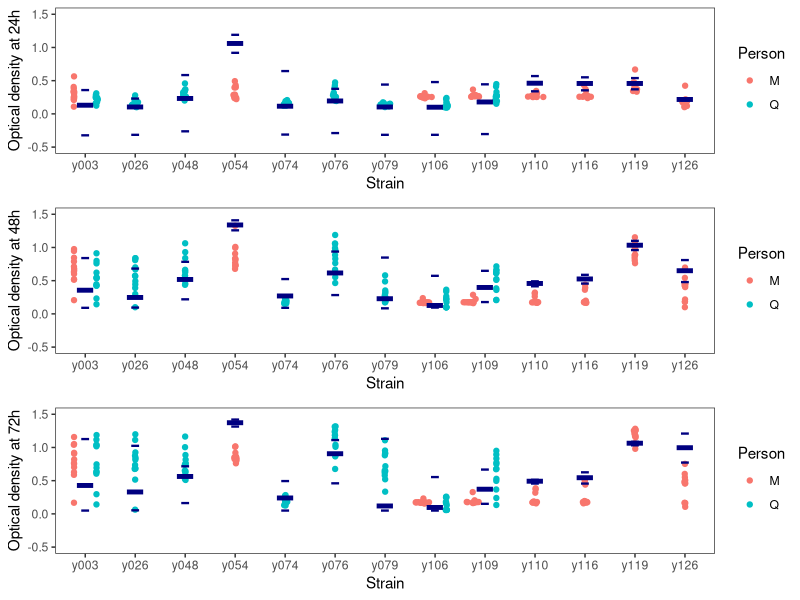
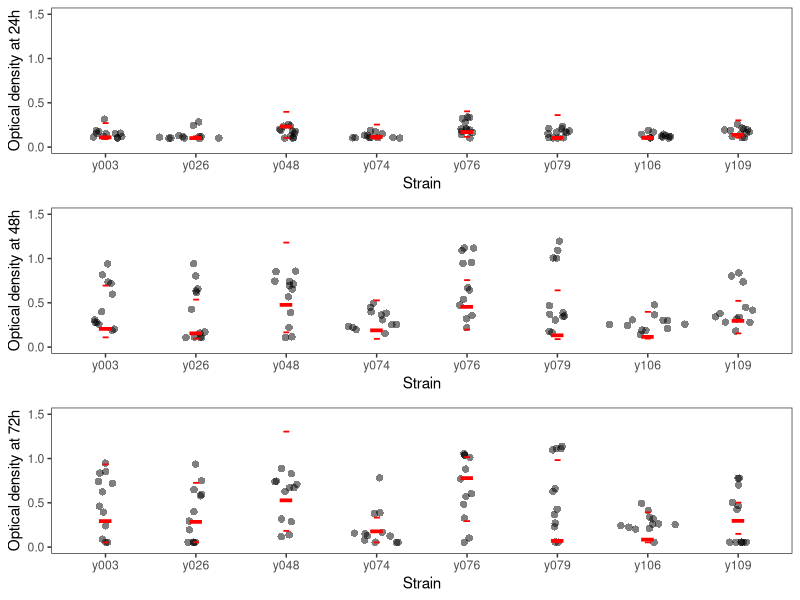
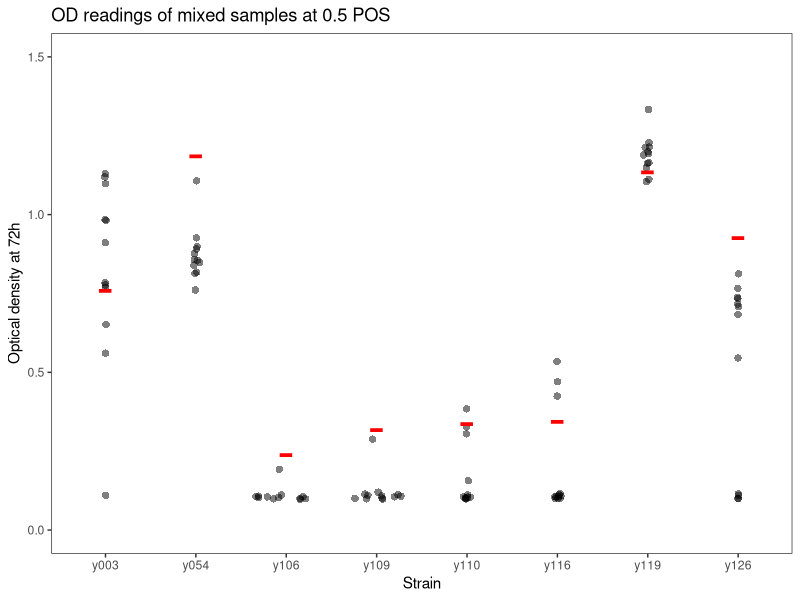
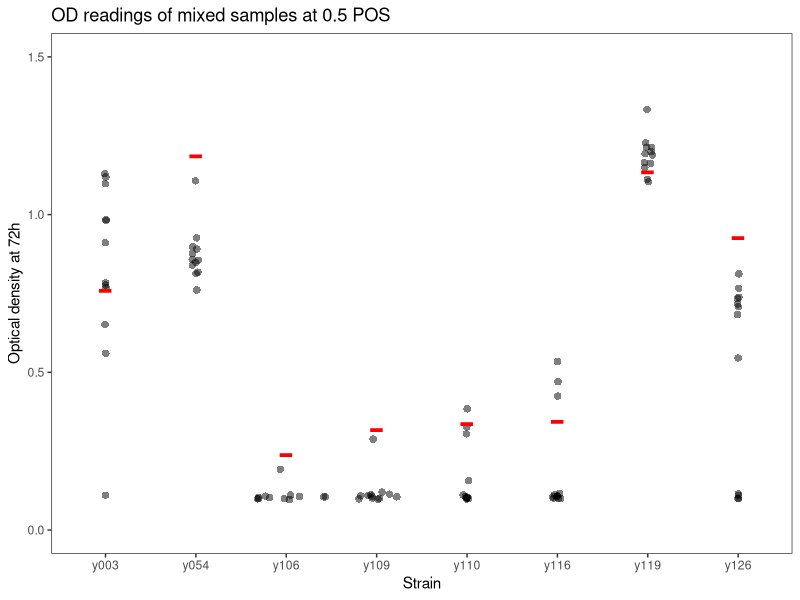

The R script that drew these images, in order:
## ---- chunk 1
knitr::opts_chunk$set(echo = TRUE)
## ---- chunk 2
#Analysis of strains evolved to 0.5 POS vs ancestral strains
##Subsetting the data, averaging between same replicates for evolved and all replicates for ancestral

library(dplyr)
library(ggplot2)
scratchpoint5POS_data <- read.csv("MandQ_MIC.csv") %>% 
  select(1:10) %>% 
  filter(Drug==0.5) %>% 
  filter(TechRep=="A" | TechRep=="B") %>% 
  filter(is.na(LevelEvolvedTo) | LevelEvolvedTo==0.5) 

colnames(scratchpoint5POS_data) <- c("Strain","Replicate","TechRep","Drug","LevelEvolvedTo","Time","OD_24h","OD_48h","OD_72h","Person")

point5POS_evolved <- scratchpoint5POS_data %>%
    filter(LevelEvolvedTo==0.5) %>% 
  group_by(Person,Strain,Replicate) %>% 
  summarise(avg24 = mean(OD_24h),avg48=mean(OD_48h),avg72=mean(OD_72h))


point5POS_ancestral <- scratchpoint5POS_data %>% 
  group_by(Strain) %>% 
  filter(is.na(LevelEvolvedTo)) %>% 
  summarise(med24 = median(OD_24h),med48=median(OD_48h),med72=median(OD_72h),min24=min(OD_24h),max24=max(OD_24h),min48=min(OD_48h),max48=max(OD_48h),min72=min(OD_72h),max72=max(OD_72h))

## ---- chunk 3
##Installing necessary Sina Plot packages

library(ggforce)

library(gridExtra)
## ---- chunk 4

##Creation of Sina plots, one for each time 

h24 <- ggplot(data=point5POS_evolved,mapping=aes(x=Strain,y=avg24,col=Person))+
  geom_sina()+
  geom_point(data=point5POS_ancestral,mapping=aes(x=Strain,y=med24),col="navy",size=17,pch="-")+
  geom_point(data=point5POS_ancestral,mapping=aes(x=Strain,y=min24),col="navy",size=8,pch="-")+
  geom_point(data=point5POS_ancestral,mapping=aes(x=Strain,y=max24),col="navy",size=8,pch="-")+
  xlab("Strain")+
  ylab("Optical density at 24h")+
  theme_bw()+
  theme(panel.grid.major = element_blank(), panel.grid.minor = element_blank())+
  ylim(-0.5,1.5)

h48 <- ggplot(data=point5POS_evolved,mapping=aes(x=Strain,y=avg48,col=Person))+
  geom_sina()+
  geom_point(data=point5POS_ancestral,mapping=aes(x=Strain,y=med48),col="navy",size=17,pch="-")+
  geom_point(data=point5POS_ancestral,mapping=aes(x=Strain,y=min48),col="navy",size=8,pch="-")+
  geom_point(data=point5POS_ancestral,mapping=aes(x=Strain,y=max48),col="navy",size=8,pch="-")+
  xlab("Strain")+
  ylab("Optical density at 48h")+
  theme_bw()+
  theme(panel.grid.major = element_blank(), panel.grid.minor = element_blank())+
  ylim(-0.5,1.5)

h72 <- ggplot(data=point5POS_evolved,mapping=aes(x=Strain,y=avg72,col=Person))+
  geom_sina()+
  geom_point(data=point5POS_ancestral,mapping=aes(x=Strain,y=med72),col="navy",size=17,pch="-")+
  geom_point(data=point5POS_ancestral,mapping=aes(x=Strain,y=min72),col="navy",size=8,pch="-")+
  geom_point(data=point5POS_ancestral,mapping=aes(x=Strain,y=max72),col="navy",size=8,pch="-")+
  xlab("Strain")+
  ylab("Optical density at 72h")+
  theme_bw()+
  theme(panel.grid.major = element_blank(), panel.grid.minor = element_blank())+
  ylim(-0.5,1.5)

combinedp5 <- grid.arrange(h24,h48,h72)

ggsave("0.5POSFitness.pdf",combinedp5)
  
  
  ###Check whether either/both subtracted off the background
## ---- chunk 5
#Analysis of strains evolved to POS 0.12 vs ancestral
##Subsetting the data
scratchpoint12POS_data <- read.csv("MandQ_MIC.csv") %>% 
  select(1:10) %>% 
  filter(Drug==0.12) %>% 
  filter(TechRep=="A" | TechRep=="B") %>% 
  filter(is.na(LevelEvolvedTo) | LevelEvolvedTo==0.12) 

colnames(scratchpoint12POS_data) <- c("Strain","Replicate","TechRep","Drug","LevelEvolvedTo","Time","OD_24h","OD_48h","OD_72h","Person")

point12POS_evolved <- scratchpoint12POS_data %>%
    filter(LevelEvolvedTo==0.12) %>% 
  group_by(Person,Strain,Replicate) %>% 
  summarise(avg24 = mean(OD_24h),avg48=mean(OD_48h),avg72=mean(OD_72h))


point12POS_ancestral <- scratchpoint12POS_data %>% 
  group_by(Strain) %>% 
  filter(is.na(LevelEvolvedTo)) %>% 
  summarise(med24 = median(OD_24h),med48=median(OD_48h),med72=median(OD_72h),min24=min(OD_24h),max24=max(OD_24h),min48=min(OD_48h),max48=max(OD_48h),min72=min(OD_72h),max72=max(OD_72h))
## ---- chunk 6
##Creating sina plots, one for each time
h24p12 <- ggplot(data=point12POS_evolved,mapping=aes(x=Strain,y=avg24))+
  geom_sina(size=2.2,alpha=0.5,shape=16)+
  geom_point(data=point12POS_ancestral,mapping=aes(x=Strain,y=med24),col="red",size=13,pch="-")+
  geom_point(data=point12POS_ancestral,mapping=aes(x=Strain,y=min24),col="red",size=6,pch="-")+
  geom_point(data=point12POS_ancestral,mapping=aes(x=Strain,y=max24),col="red",size=6,pch="-")+
  xlab("Strain")+
  ylab("Optical density at 24h")+
  theme_bw()+
  theme(panel.grid.major = element_blank(), panel.grid.minor = element_blank())+
  ylim(0,1.5)

h48p12 <- ggplot(data=point12POS_evolved,mapping=aes(x=Strain,y=avg48))+
  geom_sina(size=2.2,alpha=0.5,shape=16)+
  geom_point(data=point12POS_ancestral,mapping=aes(x=Strain,y=med48),col="red",size=13,pch="-")+
  geom_point(data=point12POS_ancestral,mapping=aes(x=Strain,y=min48),col="red",size=6,pch="-")+
  geom_point(data=point12POS_ancestral,mapping=aes(x=Strain,y=max48),col="red",size=6,pch="-")+
  xlab("Strain")+
  ylab("Optical density at 48h")+
  theme_bw()+
  theme(panel.grid.major = element_blank(), panel.grid.minor = element_blank())+
  ylim(0,1.5)

h72p12 <- ggplot(data=point12POS_evolved,mapping=aes(x=Strain,y=avg72))+
  geom_sina(size=2.2,alpha=0.5,shape=16)+
  geom_point(data=point12POS_ancestral,mapping=aes(x=Strain,y=med72),col="red",size=13,pch="-")+
  geom_point(data=point12POS_ancestral,mapping=aes(x=Strain,y=min72),col="red",size=6,pch="-")+
  geom_point(data=point12POS_ancestral,mapping=aes(x=Strain,y=max72),col="red",size=6,pch="-")+
  xlab("Strain")+
  ylab("Optical density at 72h")+
  theme_bw()+
  theme(panel.grid.major = element_blank(), panel.grid.minor = element_blank())+
  ylim(0,1.5)

combinedp12 <- grid.arrange(h24p12,h48p12,h72p12)

ggsave("0.12POSFitness.pdf",combinedp12)
## ---- chunk 7
#Looking at Mixed data for 0.5 POS
##Subsetting the data

scratchpoint5POS_Mixed_data <- read.csv("MandQ_MIC.csv") %>% 
  select(1:10) %>% 
  filter(Drug==0.5) %>% 
  filter(TechRep=="A mixed" | TechRep=="B mixed") %>% 
  filter(is.na(LevelEvolvedTo) | LevelEvolvedTo==0.5) 

colnames(scratchpoint5POS_Mixed_data) <- c("Strain","Replicate","TechRep","Drug","LevelEvolvedTo","Time","OD_24h","OD_48h","OD_72h","Person")

point5POS_Mixed_evolved <- scratchpoint5POS_Mixed_data %>%
    filter(LevelEvolvedTo==0.5) %>% 
  group_by(Person,Strain,Replicate) %>% 
  summarise(avg72=mean(OD_72h))


point5POS_Mixed_ancestral <- scratchpoint5POS_Mixed_data %>% 
  group_by(Strain) %>% 
  filter(is.na(LevelEvolvedTo)) %>% 
  summarise(mean72=mean(OD_72h))
## ---- chunk 8

ggplot(data=point5POS_Mixed_evolved,mapping=aes(x=Strain,y=avg72))+
  geom_sina(size=2.2,alpha=0.5,shape=16)+
  geom_point(data=point5POS_Mixed_ancestral,mapping=aes(x=Strain,y=mean72),col="red",size=13,pch="-")+
  xlab("Strain")+
  ylab("Optical density at 72h")+
  theme_bw()+
  theme(panel.grid.major = element_blank(), panel.grid.minor = element_blank())+
  ylim(0,1.5)+
  ggtitle("OD readings of mixed samples at 0.5 POS")

ggsave("0.5POSMixedFitness.pdf")
## ---- chunk 9
##Seeing if there is mixed data for 0.12 POS
scratchpoint12POS_Mixed_data <- read.csv("MandQ_MIC.csv") %>% 
  select(1:10) %>% 
   filter(TechRep=="A mixed" | TechRep=="B mixed") %>% 
  filter(Person=="Q")
  
